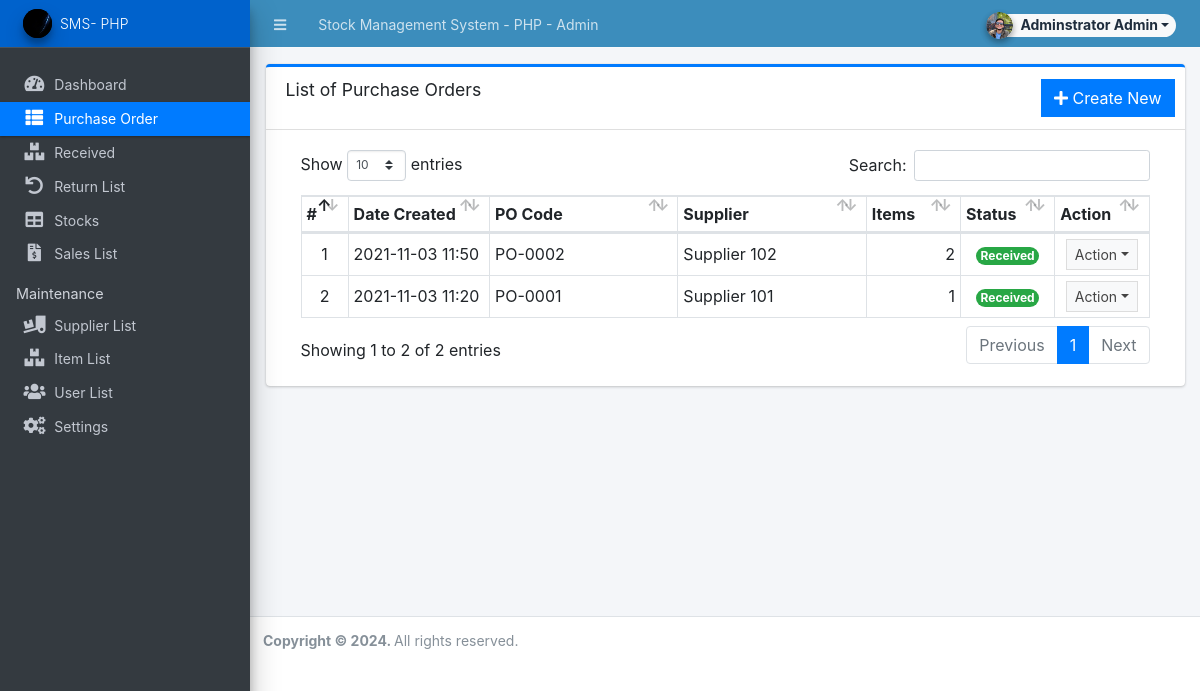
Page /admin/?page=purchase_order (signed in) on the committed database.
### tables this page shows
CREATE TABLE `purchase_order_list` (
  `id` int(30) NOT NULL,
  `po_code` varchar(50) NOT NULL,
  `supplier_id` int(30) NOT NULL,
  `amount` float NOT NULL,
  `discount_perc` float NOT NULL DEFAULT 0,
  `discount` float NOT NULL DEFAULT 0,
  `tax_perc` float NOT NULL DEFAULT 0,
  `tax` float NOT NULL DEFAULT 0,
  `remarks` text NOT NULL,
  `status` tinyint(4) NOT NULL DEFAULT 0 COMMENT '0 = pending, 1 = partially received, 2 =received',
  `date_created` datetime NOT NULL DEFAULT current_timestamp(),
  `date_updated` datetime NOT NULL DEFAULT current_timestamp() ON UPDATE current_timestamp()
);

CREATE TABLE `supplier_list` (
  `id` int(30) NOT NULL,
  `name` text NOT NULL,
  `address` text NOT NULL,
  `cperson` text NOT NULL,
  `contact` text NOT NULL,
  `status` tinyint(1) NOT NULL DEFAULT 1,
  `date_created` datetime NOT NULL DEFAULT current_timestamp(),
  `date_updated` datetime NOT NULL DEFAULT current_timestamp() ON UPDATE current_timestamp()
);

### admin/purchase_order/index.php (the view, shortened to what this page needs)
<div class="card card-outline card-primary">
	<div class="card-header">
		<h3 class="card-title">List of Purchase Orders</h3>
        <div class="card-tools">
			<a href="<?php echo base_url ?>admin/?page=purchase_order/manage_po" class="btn btn-flat btn-primary"><span class="fas fa-plus"></span>  Create New</a>
		</div>
	</div>
	<div class="card-body">
		<div class="container-fluid">
        <div class="container-fluid">
			<table class="table table-bordered table-stripped">
                    <colgroup>
                        <col width="5%">
                        <col width="15%">
                        <col width="20%">
                        <col width="20%">
                        <col width="10%">
                        <col width="10%">
                        <col width="10%">
                    </colgroup>
                    <thead>
                        <tr>
                            <th>#</th>
                            <th>Date Created</th>
                            <th>PO Code</th>
                            <th>Supplier</th>
                            <th>Items</th>
                            <th>Status</th>
                            <th>Action</th>
                        </tr>
                    </thead>
                    <tbody>
                        <?php
                        $i = 1;
                        $qry = $conn->query("SELECT p.*, s.name as supplier FROM `purchase_order_list` p inner join supplier_list s on p.supplier_id = s.id order by p.`date_created` desc");
                        while($row = $qry->fetch_assoc()):
                            $row['items'] = $conn->query("SELECT count(item_id) as `items` FROM `po_items` where po_id = '{$row['id']}' ")->fetch_assoc()['items'];
                        ?>
                            <tr>
                                <td class="text-center"><?php echo $i++; ?></td>
                                <td><?php echo date("Y-m-d H:i",strtotime($row['date_created'])) ?></td>
                                <td><?php echo $row['po_code'] ?></td>
                                <td><?php echo $row['supplier'] ?></td>
                                <td class="text-right"><?php echo number_format($row['items']) ?></td>
                                <td class="text-center">
                                    <?php if($row['status'] == 0): ?>
                                        <span class="badge badge-primary rounded-pill">Pending</span>
                                    <?php elseif($row['status'] == 1): ?>
                                        <span class="badge badge-warning rounded-pill">Partially received</span>
                                        <?php elseif($row['status'] == 2): ?>
                                        <span class="badge badge-success rounded-pill">Received</span>
                                    <?php else: ?>
                                        <span class="badge badge-danger rounded-pill">N/A</span>
                                    <?php endif; ?>
                                </td>
                                <td align="center">
                                    <button type="button" class="btn btn-flat btn-default btn-sm dropdown-toggle dropdown-icon" data-toggle="dropdown">
                                            Action
                                    </button>
                                </td>
                            </tr>
                        <?php endwhile; ?>
                    </tbody>
                </table>
		</div>
		</div>
	</div>
</div>

### rows in the picture
purchase_order_list: date_created "2021-11-03 11:50", po_code "PO-0002", supplier.name "Supplier 102", items "2", status "Received"
purchase_order_list: date_created "2021-11-03 11:20", po_code "PO-0001", supplier.name "Supplier 101", items "1", status "Received"

### other values in the picture
$_settings->info('name') "Stock Management System - PHP"
$_settings->userdata('firstname').' '.$_settings->userdata('lastname') "Adminstrator Admin"
$_settings->info('short_name') "SMS- PHP"
